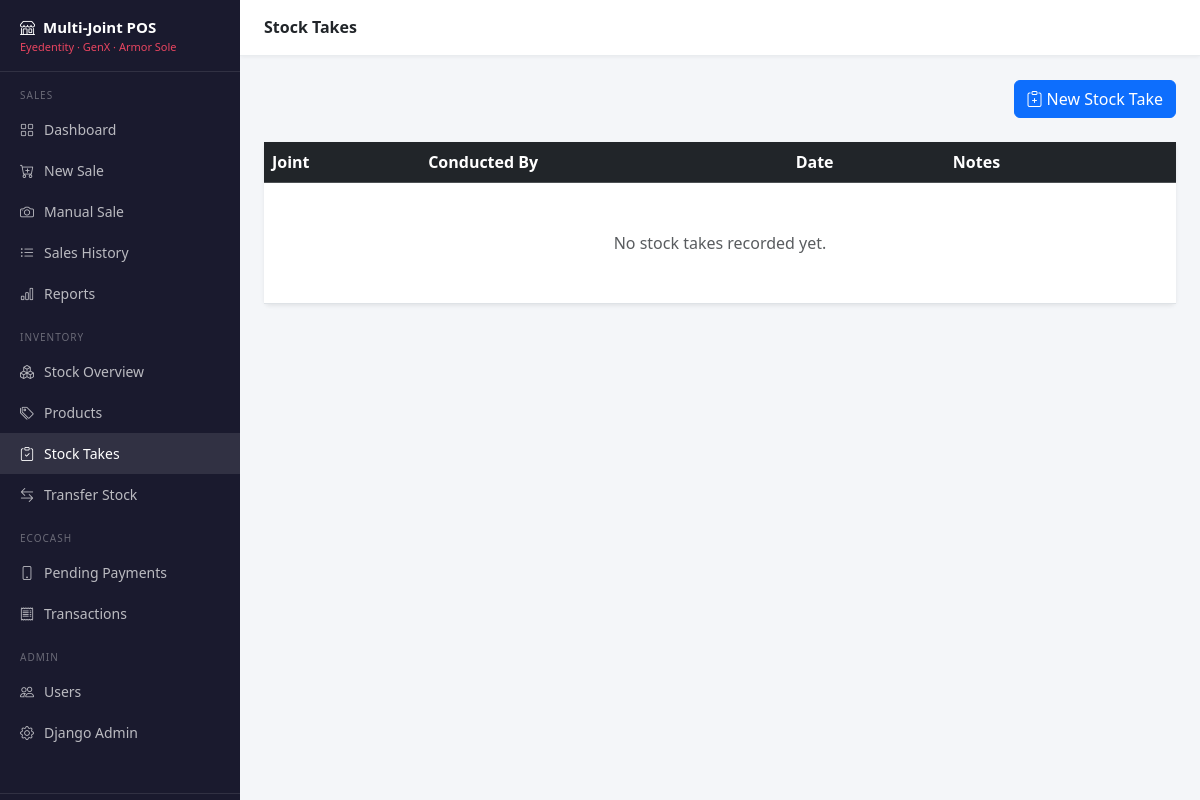
/inventory/stock-takes/ (signed in), run on an earlier commit of the app's database.
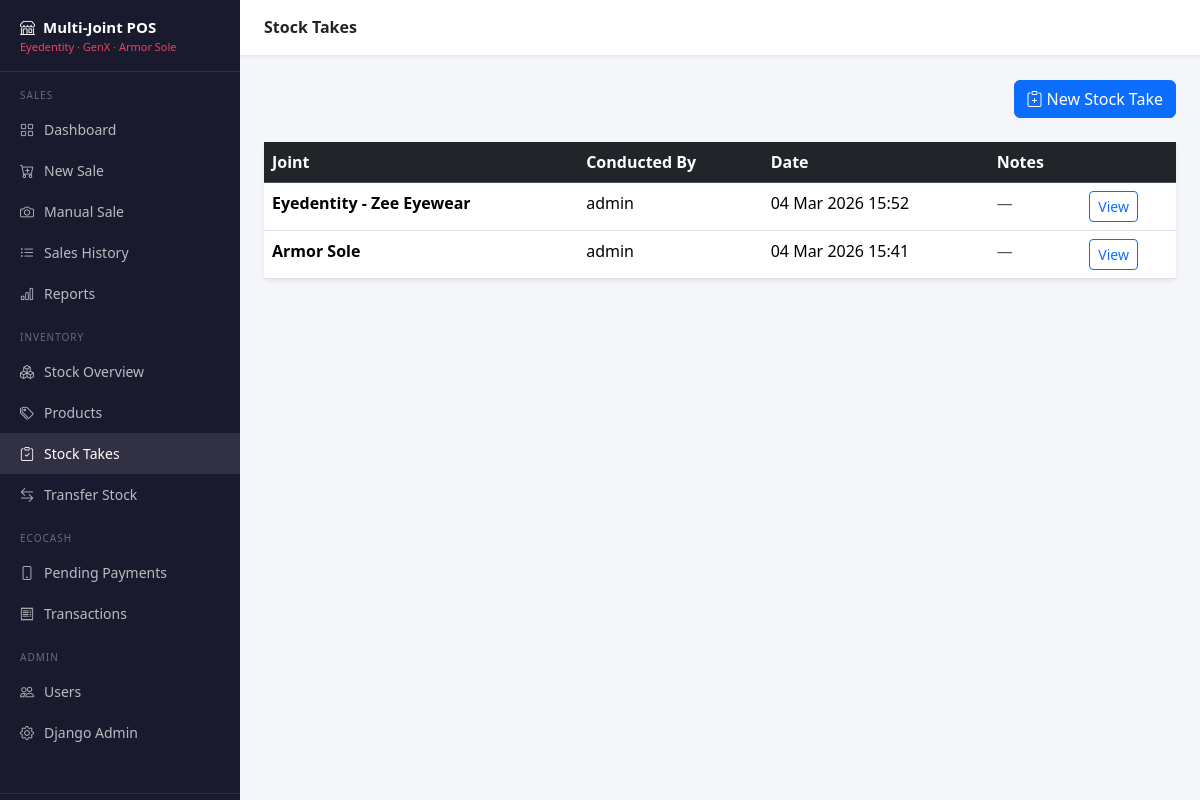
And on a later commit of the database.
### inventory/models.py (models this page shows, shortened)
class StockTake(models.Model):
    joint = models.ForeignKey(Joint, on_delete=models.CASCADE, related_name='stock_takes')
    conducted_by = models.ForeignKey(
        'users.User',
        on_delete=models.SET_NULL,
        null=True,
        related_name='stock_takes_conducted'
    )
    conducted_at = models.DateTimeField(default=timezone.now)
    notes = models.TextField(blank=True)
    class Meta:
        ordering = ['-conducted_at']

class Joint(models.Model):
    JOINT_CHOICES = [
        ('eyedentity', 'Eyedentity'),
        ('genx', 'GenX'),
        ('armor_sole', 'Armor Sole'),
    ]
    name = models.CharField(
        max_length=50,
        choices=JOINT_CHOICES,
        unique=True,
        help_text="The name/identifier of this shop."
    )
    display_name = models.CharField(max_length=100, help_text="Full display name, e.g. 'Eyedentity - Zee Eyewear'")
    phone = models.CharField(max_length=20, blank=True)
    address = models.TextField(blank=True)
    uses_product_codes = models.BooleanField(
        default=False,
        help_text="Eyedentity and Armor Sole use product codes; GenX does not."
    )
    class Meta:
        ordering = ['name']

### users/models.py (models this page shows, shortened)
class User(AbstractUser):
    ROLE_CHOICES = [
        ('admin', 'Admin'),       # Full access - can manage everything
        ('manager', 'Manager'),   # Can view reports, manage stock
        ('staff', 'Staff'),       # Can only make sales
    ]
    role = models.CharField(
        max_length=20,
        choices=ROLE_CHOICES,
        default='staff',
        help_text="Determines what this user can access in the system."
    )
    primary_joint = models.ForeignKey(
        'inventory.Joint',
        on_delete=models.SET_NULL,
        null=True,
        blank=True,
        related_name='staff_members',
        help_text="The shop this user primarily works at."
    )
    phone = models.CharField(max_length=20, blank=True, null=True)
    @property
    def is_admin_role(self):
        return self.role == 'admin'
    @property
    def is_manager_role(self):
        return self.role in ['admin', 'manager']

### inventory/views.py (the view)
# urls.py: path('stock-takes/', views.stock_take_list, name='stock_take_list'),
@login_required
def stock_take_list(request):
    stock_takes = StockTake.objects.select_related('joint', 'conducted_by').order_by('-conducted_at')
    return render(request, 'stock_take_list.html', {'stock_takes': stock_takes})

### templates/stock_take_list.html (shortened to what this page needs)
{% extends "base.html" %}
{% block page_title %}Stock Takes{% endblock %}
{% block content %}
<div class="d-flex justify-content-between mb-4">
    {% if user.is_manager_role %}
    <a href="{% url 'inventory:stock_take_create' %}" class="btn btn-primary">
        <i class="bi bi-clipboard-plus me-1"></i>New Stock Take
    </a>
    {% endif %}
</div>
<div class="card border-0 shadow-sm">
    <table class="table table-hover mb-0">
        <thead class="table-dark">
            <tr>
                <th>Joint</th>
                <th>Conducted By</th>
                <th>Date</th>
                <th>Notes</th>
                <th></th>
            </tr>
        </thead>
        <tbody>
            {% for st in stock_takes %}
            <tr>
                <td><strong>{{ st.joint.display_name }}</strong></td>
                <td>{{ st.conducted_by.get_full_name|default:st.conducted_by.username }}</td>
                <td>{{ st.conducted_at|date:"d M Y H:i" }}</td>
                <td class="text-muted">{{ st.notes|truncatechars:50|default:"—" }}</td>
                <td>
                    <a href="{% url 'inventory:stock_take_detail' st.pk %}" class="btn btn-sm btn-outline-primary">View</a>
                </td>
            </tr>
            {% empty %}
            <tr><td colspan="5" class="text-center text-muted py-5">No stock takes recorded yet.</td></tr>
            {% endfor %}
        </tbody>
    </table>
</div>
{% endblock %}

What changed in the data, as far as the page shows it:
added StockTake: joint.display_name "Eyedentity - Zee Eyewear", conducted_by.get_full_name "admin", conducted_at "04 Mar 2026 15:52", notes "—"
added StockTake: joint.display_name "Armor Sole", conducted_by.get_full_name "admin", conducted_at "04 Mar 2026 15:41", notes "—"
Also different on the page:
text no longer shown: "No stock takes recorded yet."
